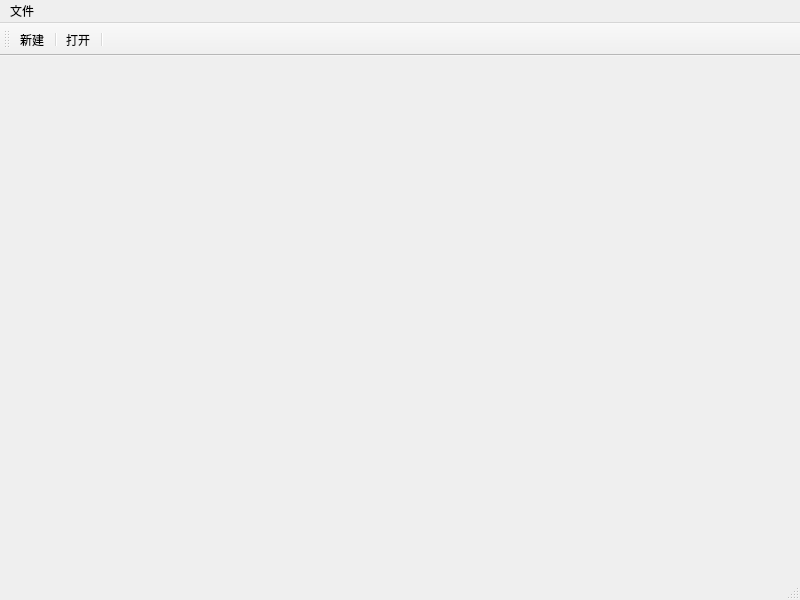
<?xml version="1.0" encoding="UTF-8"?>
<ui version="4.0">
 <class>MainWindow</class>
 <widget class="QMainWindow" name="MainWindow">
  <property name="geometry">
   <rect>
    <x>0</x>
    <y>0</y>
    <width>800</width>
    <height>600</height>
   </rect>
  </property>
  <property name="windowTitle">
   <string>MainWindow</string>
  </property>
  <widget class="QWidget" name="centralwidget"/>
  <widget class="QMenuBar" name="menubar">
   <property name="geometry">
    <rect>
     <x>0</x>
     <y>0</y>
     <width>800</width>
     <height>26</height>
    </rect>
   </property>
   <widget class="QMenu" name="menu">
    <property name="title">
     <string>文件</string>
    </property>
    <addaction name="separator"/>
    <addaction name="actionnew"/>
    <addaction name="separator"/>
    <addaction name="actionopen"/>
    <addaction name="separator"/>
   </widget>
   <addaction name="menu"/>
  </widget>
  <widget class="QStatusBar" name="statusbar"/>
  <widget class="QToolBar" name="toolBar">
   <property name="windowTitle">
    <string>toolBar</string>
   </property>
   <attribute name="toolBarArea">
    <enum>TopToolBarArea</enum>
   </attribute>
   <attribute name="toolBarBreak">
    <bool>false</bool>
   </attribute>
   <addaction name="actionnew"/>
   <addaction name="separator"/>
   <addaction name="actionopen"/>
   <addaction name="separator"/>
  </widget>
  <action name="actionnew">
   <property name="text">
    <string>新建</string>
   </property>
  </action>
  <action name="actionopen">
   <property name="text">
    <string>打开</string>
   </property>
  </action>
 </widget>
 <resources/>
 <connections/>
</ui>
